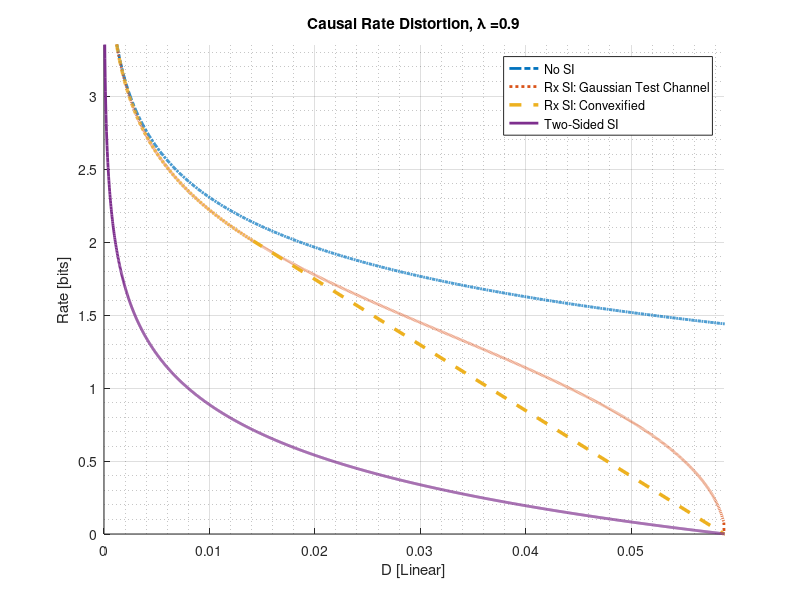
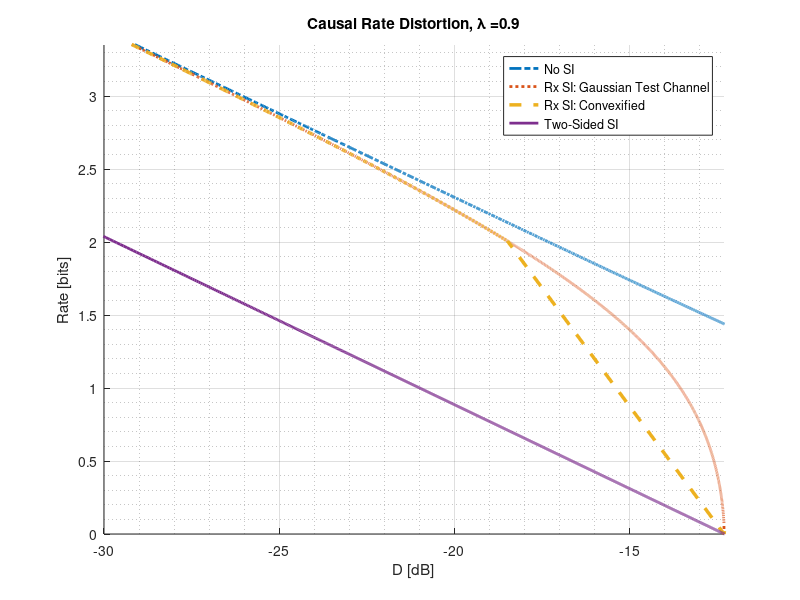
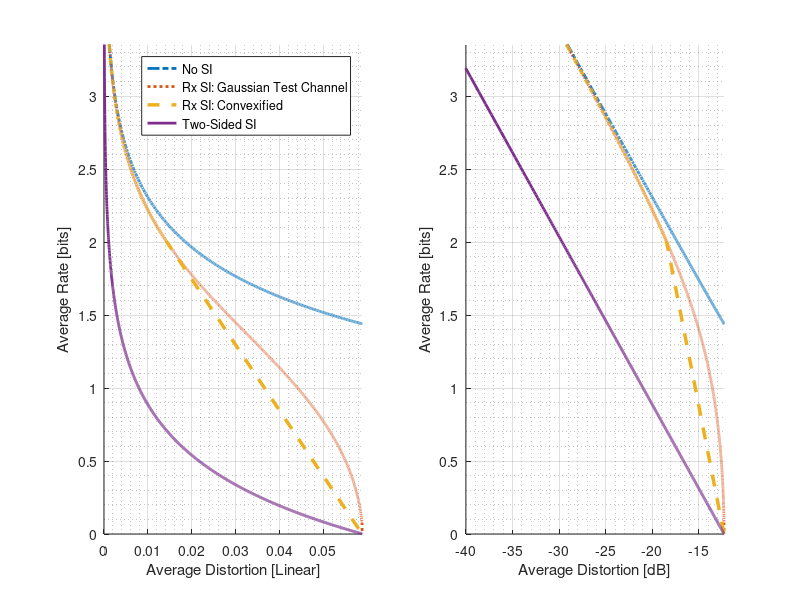

MATLAB code to generate these figures, in order:
% close all;
clear all; clc; close all

%% lambda = arbitrary < 1
sigma_v = 1;
lambda = 0.9;
sigma_w = 1/4;

d = 0.0001:0.000025:sigma_w^2;
d_vic = 0.0000125:0.000025:sigma_w^2;
% R Victoria
R_vic = 0.5 * log(1./(d_vic.*(1/sigma_w^2 + 1./(lambda^2*d_vic + sigma_v^2))));
R_vic(R_vic <= 0) = 0;

R_noSI = 0.5 * log(lambda^2 + sigma_v^2./d);
R_noSI(R_noSI <= 0) = 0;

d_new = 0.0001:0.00001:(sigma_v^2 * sigma_w^2)/(sigma_v^2 + sigma_w^2);
tempR = zeros(length(d_new),1);
for i=1:length(d_new)
    
    if i == length(d_new)
        disp('Fuck My Life');
    end
    sigma_z_sigma_n = (sigma_v^2 * d_new(i) + lambda^2 * (d_new(i))^2)/(sigma_v^2 - (1 - lambda^2)*d_new(i));
    sigma_z_2 = sigma_w^2 * sigma_z_sigma_n / (sigma_w^2 - sigma_z_sigma_n);
    
    p = [lambda^2,(sigma_v^2 + (1 - lambda^2)*sigma_z_2),-1*sigma_v^2 * sigma_z_2];
    r = roots(p);
    tempR(i) = max(0,0.5 * log(lambda^2 + sigma_v^2 / r(r>0)));
end
R_elGamal = tempR;
R_elGamal(end) = 0;

% convex hull of R(D|U)
currR = [50 reshape(R_elGamal,1,[])];
currD = [50 reshape(d_new,1,[])];
convHull_Idx = convhull(currD,currR);


figure;hold all
plot(d,R_noSI,'-.','LineWidth',2)
plot(d_new,R_elGamal,':','LineWidth',2)
plot(currD(convHull_Idx(:).'),currR(convHull_Idx(:).'),'--','LineWidth',2.5)
plot(d_vic,R_vic,'-','LineWidth',2)
grid on; grid minor;
xlabel('D [Linear]'); ylabel('Rate [bits]');
title(strcat('Causal Rate Distortion, \lambda = ',num2str(lambda)));
legend('No SI','Rx SI: Gaussian Test Channel','Rx SI: Convexified','Two-Sided SI');
ylim([0 3.35]); xlim([0 max(d_new)])

figure;hold all
plot(10*log10(d),R_noSI,'-.','LineWidth',2)
plot(10*log10(d_new),R_elGamal,':','LineWidth',2)
plot(10*log10(currD(convHull_Idx(:).')),currR(convHull_Idx(:).'),'--','LineWidth',2.5)
plot(10*log10(d_vic),R_vic,'-','LineWidth',2)
grid on; grid minor;
xlabel('D [dB]'); ylabel('Rate [bits]');
title(strcat('Causal Rate Distortion, \lambda = ',num2str(lambda)));
legend('No SI','Rx SI: Gaussian Test Channel','Rx SI: Convexified','Two-Sided SI');
ylim([0 3.35]); xlim([-30 10*log10(max(d_new))])


figure;
subplot(121); hold all
plot(d,R_noSI,'-.','LineWidth',2)
plot(d_new,R_elGamal,':','LineWidth',2)
plot(currD(convHull_Idx(:).'),currR(convHull_Idx(:).'),'--','LineWidth',2.5)
plot(d_vic,R_vic,'-','LineWidth',2)
grid on; grid minor;
xlabel('Average Distortion [Linear]'); ylabel('Average Rate [bits]');
% title(strcat('Causal Rate Distortion, \lambda = ',num2str(lambda)));
legend('No SI','Rx SI: Gaussian Test Channel','Rx SI: Convexified','Two-Sided SI');
ylim([0 3.35]); xlim([0 max(d_new)])



subplot(122);
hold all;
plot(10*log10(d),R_noSI,'-.','LineWidth',2)
plot(10*log10(d_new),R_elGamal,':','LineWidth',2)
plot(10*log10(currD(convHull_Idx(:).')),currR(convHull_Idx(:).'),'--','LineWidth',2.5)
plot(10*log10(d_vic),R_vic,'-','LineWidth',2)
grid on; grid minor;
xlabel('Average Distortion [dB]'); ylabel('Average Rate [bits]');
% title(strcat('Causal Rate Distortion, \lambda = ',num2str(lambda)));
ylim([0 3.35]); xlim([-40 10*log10(max(d_new))])

    